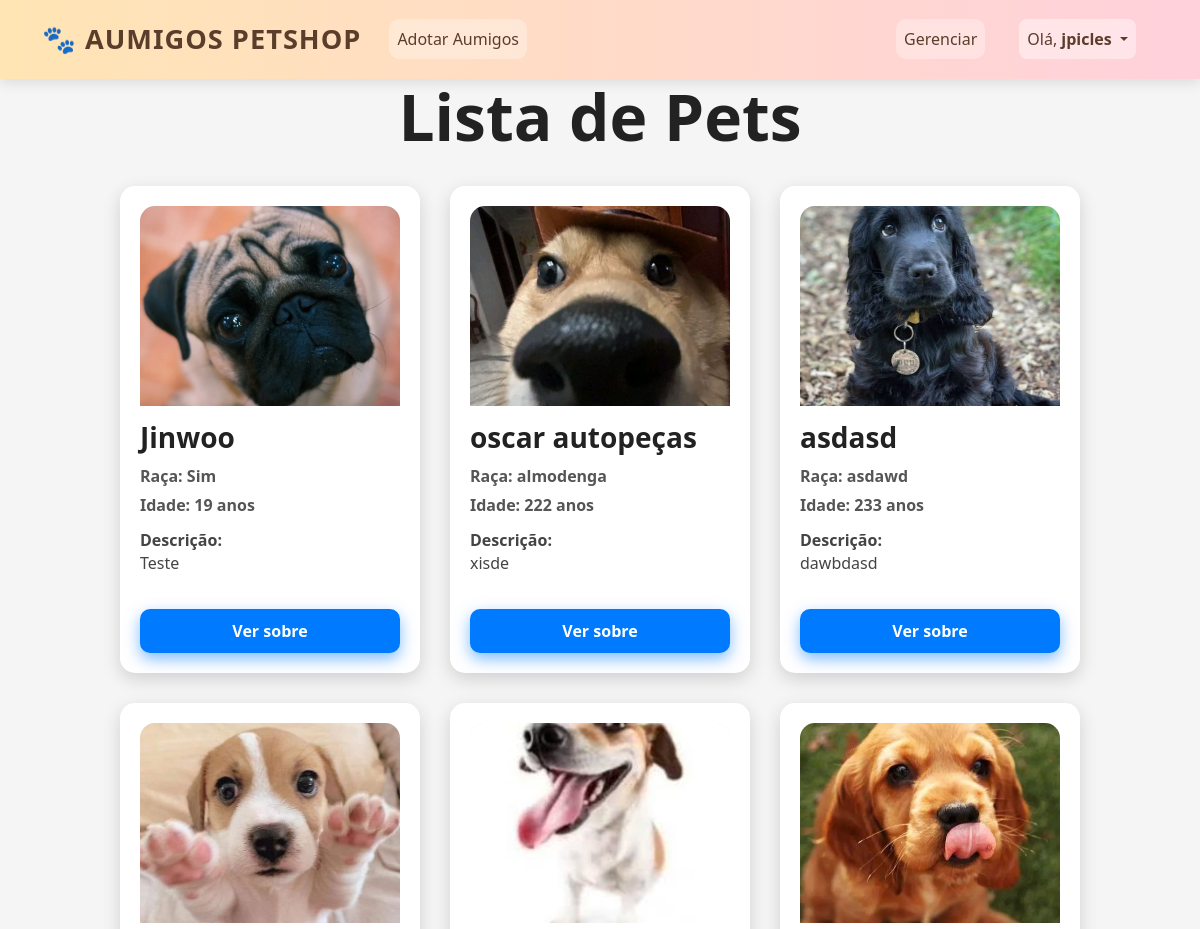
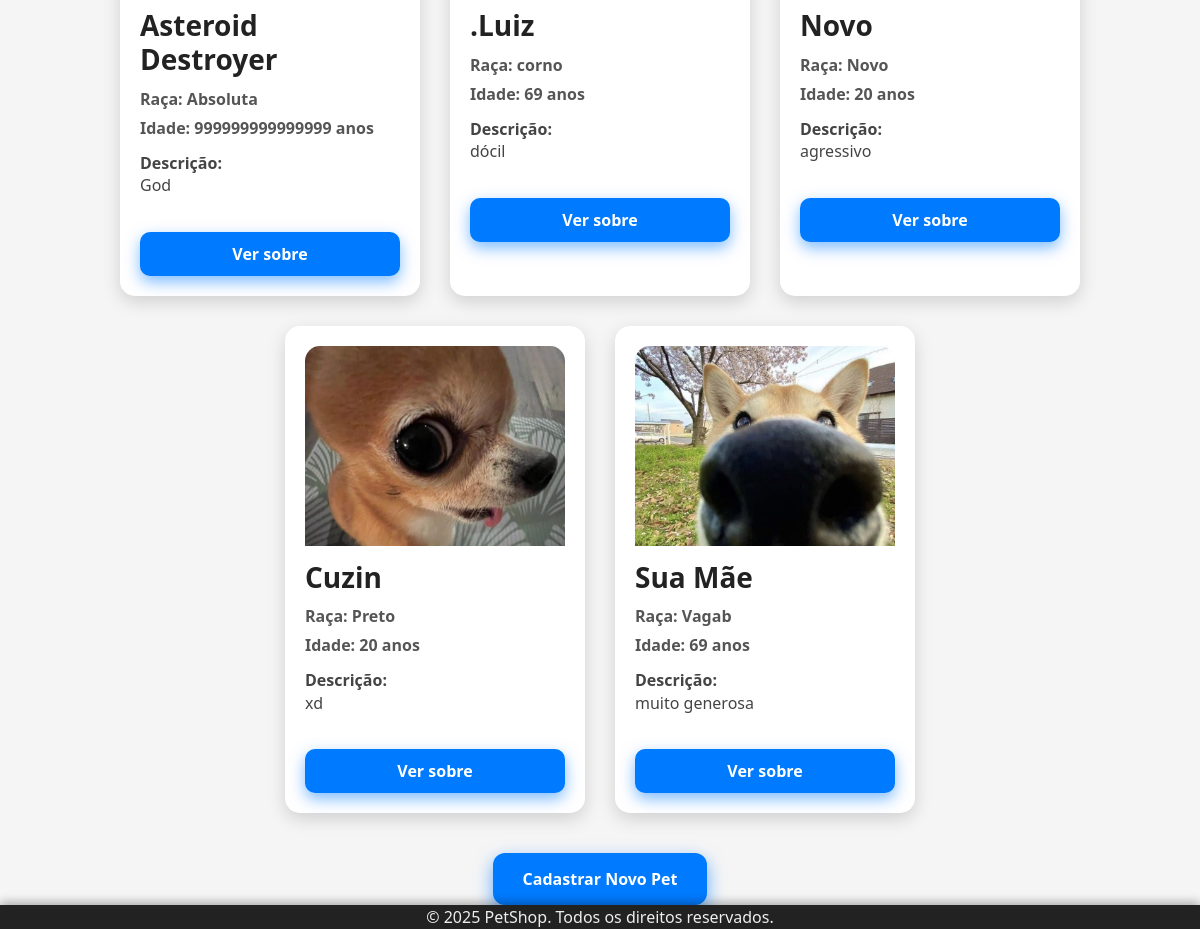
Page /pets/ (signed in) on the committed database (2 pictures, top to bottom).
### sistema_projeto/pets/models.py (models this page shows, shortened)
class Pet(models.Model):
    nome = models.CharField(max_length=100)
    idade = models.IntegerField()
    descricao = models.TextField(verbose_name='Descrição')
    raca = models.CharField(max_length=100, verbose_name='Raça')
    especie = models.CharField(max_length=100, verbose_name='Espécie')
    foto = models.ImageField(upload_to='fotos_pets/', null=True, blank=True)
    disponivel = models.BooleanField(default=True)

### sistema_projeto/pets/views.py (the view)
# urls.py: path('pets/', views.listar_pets, name='listar_pets'),  # opcional: pode comentar/remover
def listar_pets(request):
    pets = Pet.objects.filter(disponivel=True)
    return render(request, 'pets/listar_pets.html', {'pets': pets})

### sistema_projeto/contas/context_processors.py (called while the page is built)
def admin_emails(request):
    return {
        'ADMIN_EMAILS': settings.ADMIN_EMAILS
    }

### sistema_projeto/pets/templates/pets/listar_pets.html (shortened to what this page needs)
{% extends 'pets/base.html' %}
{% block content %}
<h1
  style="text-align:center; margin-top: 15px; margin-bottom: 30px; font-weight: 900; color: #222; font-size: 4rem; font-family: 'Segoe UI', Tahoma, Geneva, Verdana, sans-serif;">
  Lista de Pets
</h1>
<div style="display: flex; flex-wrap: wrap; gap: 30px; justify-content: center;">
  {% for pet in pets %}
  <div style="
    width: 300px;
    border-radius: 15px;
    background-color: #fff;
    box-shadow: 0 6px 18px rgba(0,0,0,0.15);
    padding: 20px;
    box-sizing: border-box;
    transition: transform 0.3s ease, box-shadow 0.3s ease;
    cursor: pointer;
  " onmouseover="this.style.transform='scale(1.05)'; this.style.boxShadow='0 10px 28px rgba(0,0,0,0.25)';"
    onmouseout="this.style.transform='scale(1)'; this.style.boxShadow='0 6px 18px rgba(0,0,0,0.15)';">
    {% if pet.foto %}
    <img src="{{ pet.foto.url }}" alt="Foto de {{ pet.nome }}"
      style="width: 100%; height: 200px; object-fit: cover; border-radius: 15px 15px 0 0; margin-bottom: 15px; box-shadow: inset 0 0 12px rgba(0,0,0,0.1);">
    {% endif %}
    <h3
      style="margin: 0 0 10px 0; font-weight: 800; color: #222; font-family: 'Segoe UI', Tahoma, Geneva, Verdana, sans-serif;">
      {{ pet.nome }}
    </h3>
    <p style="margin: 5px 0; font-weight: 600; color: #555;"><strong>Raça:</strong> {{ pet.raca }}</p>
    <p style="margin: 5px 0; font-weight: 600; color: #555;"><strong>Idade:</strong> {{ pet.idade }} anos</p>
    <p style="margin: 12px 0 0 0; color: #444; font-size: 1rem; line-height: 1.4; min-height: 60px;">
      <strong>Descrição:</strong><br> {{ pet.descricao|default:"Sem descrição" }}
    </p>
    <div style="margin-top: 20px; display: flex; align-items: center;">
      <a href="{% url 'pet_detalhe' pet.id %}" style="
          flex: 1;
          padding: 10px 18px;
          background-color: #007bff;
          color: white;
          border-radius: 10px;
          text-align: center;
          font-weight: 700;
          text-decoration: none;
          font-family: 'Segoe UI', Tahoma, Geneva, Verdana, sans-serif;
          box-shadow: 0 6px 15px rgba(0,123,255,0.5);
          transition: background-color 0.3s ease, box-shadow 0.3s ease;
        " onmouseover="this.style.backgroundColor='#0056b3'; this.style.boxShadow='0 8px 22px rgba(0,86,179,0.7)';"
        onmouseout="this.style.backgroundColor='#007bff'; this.style.boxShadow='0 6px 15px rgba(0,123,255,0.5)';">
        Ver sobre
      </a>
    </div>
  </div>
  {% empty %}
  <p style="text-align:center; color: #666; font-size: 1.2rem;">Nenhum pet cadastrado.</p>
  {% endfor %}
</div>
<div style="text-align:center; margin-top: 40px;">
  {% if user.is_authenticated and user.email in ADMIN_EMAILS %}
  <a href="{% url 'cadastrar_pet' %}" style="
      display: inline-block;
      padding: 14px 30px;
      background-color: #007bff;
      color: white;
      border-radius: 12px;
      font-weight: 700;
      text-decoration: none;
      font-family: 'Segoe UI', Tahoma, Geneva, Verdana, sans-serif;
      box-shadow: 0 7px 18px rgba(0,123,255,0.6);
      transition: background-color 0.3s ease, box-shadow 0.3s ease;
    " onmouseover="this.style.backgroundColor='#0056b3'; this.style.boxShadow='0 10px 25px rgba(0,86,179,0.8)';"
    onmouseout="this.style.backgroundColor='#007bff'; this.style.boxShadow='0 7px 18px rgba(0,123,255,0.6)';">
    Cadastrar Novo Pet
  </a>
  {% endif %}
</div>
{% endblock %}

### sistema_projeto/pets/templates/pets/base.html (shortened to what this page needs)
{% load static %}
<!DOCTYPE html>
<html lang="pt-br">
<head>
    <link href="https://cdn.jsdelivr.net/npm/bootstrap@5.3.3/dist/css/bootstrap.min.css" rel="stylesheet">
</head>
<body>
    <div class="peido">
        <nav class="navbar navbar-expand-lg navbar-light">
            <div class="container">
                <a class="navbar-brand" href="{% url 'index' %}">AuMigos Petshop</a>
                <div class="collapse navbar-collapse" id="navbarNav">
                    <ul class="navbar-nav me-auto">
                        <li class="nav-item">
                            <a class="nav-link nav-link-custom" href="{% url 'listar_pets' %}">Adotar Aumigos</a>
                        </li>
                    </ul>
                    <ul class="navbar-nav ms-auto">
                        {% if user.is_authenticated and user.email in ADMIN_EMAILS %}
                        <li class="nav-item">
                            <a class="nav-link nav-link-custom" href="{% url 'gerenciar_pets' %}">Gerenciar</a>
                        </li>
                        {% endif %}
                        {% if user.is_authenticated %}
                        <li class="nav-item dropdown">
                            <a class="nav-link dropdown-toggle text-light" href="#" id="userDropdown" role="button"
                                data-bs-toggle="dropdown" aria-expanded="false" style="cursor: pointer;">
                                Olá, <strong>
                                    {% if user.username and user.username != user.email %}
                                        {{ user.username }}
                                    {% else %}
                                        {{ user.email }}
                                    {% endif %}
                                </strong>
                            </a>
                        </li>
                        {% else %}
                        <li class="nav-item">
                            <a class="nav-link nav-link-custom" href="{% url 'login' %}">Login/Cadastro</a>
                        </li>
                        {% endif %}
                    </ul>
                </div>
            </div>
        </nav>
    </div>
    <div class="content-wrapper">
        <div class="container">
            {% block content %}
            {% endblock %}
        </div>
    </div>
    <footer>
        © 2025 PetShop. Todos os direitos reservados.
    </footer>
</body>
</html>

### sistema_projeto/pets/templates/pets/base.html (style rules this page uses)
html, body { height: 100%; margin: 0; padding: 0; background-color: #f5f5f5; color: #333; font-family: 'Segoe UI', Tahoma, Geneva, Verdana, sans-serif; }
body { display: flex; flex-direction: column; min-height: 100vh; }
.content-wrapper { flex: 1; padding-top: 64px; }
footer { width: 100%; background-color: #222; color: #eee; font-family: 'Segoe UI', Tahoma, Geneva, Verdana, sans-serif; box-shadow: 0 -3px 10px rgba(0, 0, 0, 0.3); bottom: 0; height: 60px; display: flex; justify-content: center; align-items: center; }
.navbar { padding: 14px 0; background: linear-gradient(90deg, #ffe5b4, #ffd1dc); box-shadow: 0 4px 12px rgba(0, 0, 0, 0.1); }
.navbar-brand { font-size: 1.7rem; color: #5a3e2b !important; text-transform: uppercase; letter-spacing: 1px; font-weight: bold; display: flex; align-items: center; }
.navbar-brand::before { content: "🐾"; margin-right: 8px; }
.navbar-nav .nav-item { margin-left: 12px; margin-right: 12px; }
.nav-link-custom { color: #5a3e2b !important; background-color: rgba(255, 255, 255, 0.3); border-radius: 10px; padding: 8px 16px; transition: all 0.3s ease; font-weight: 500; }
.nav-link.text-light { background-color: rgba(255, 255, 255, 0.4); color: #5a3e2b !important; border-radius: 8px; padding: 8px 16px; margin-left: 10px; margin-right: 10px; cursor: default; }
.peido { position: fixed; top: 0; left: 0; width: 100%; z-index: 999; }

### rows in the picture
Pet: foto (picture), nome "Jinwoo", raca "Sim", idade "19", descricao "Teste"
Pet: foto (picture), nome "oscar autopeças", raca "almodenga", idade "222", descricao "xisde"
Pet: foto (picture), nome "asdasd", raca "asdawd", idade "233", descricao "dawbdasd"
Pet: foto (picture), nome "Asteroid Destroyer", raca "Absoluta", idade "999999999999999", descricao "God"
Pet: foto (picture), nome ".Luiz", raca "corno", idade "69", descricao "dócil"
Pet: foto (picture), nome "Novo", raca "Novo", idade "20", descricao "agressivo"
Pet: foto (picture), nome "Cuzin", raca "Preto", idade "20", descricao "xd"
Pet: foto (picture), nome "Sua Mãe", raca "Vagab", idade "69", descricao "muito generosa"

### other values in the picture
{{ user.username }} "jpicles"
